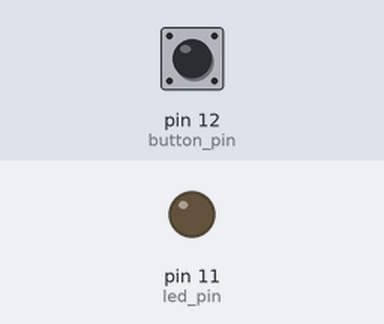
Recording of a sketch running on a simulated Arduino Uno, built with avr-gcc and run on an emulated ATmega328P. Shown: output pins drawn as LEDs (lit = HIGH). Inputs (shaded band) come from the test bench; at power-on: pin 12 (button_pin) LOW.

Above: at 1.2 s.
1.3 s: pin 12 (button_pin) pulled HIGH for 0.15 s
At 1.37 s:
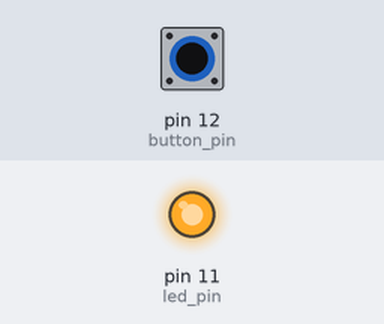
2.9 s: pin 12 (button_pin) pulled HIGH for 3.2 s
At 6.8 s:
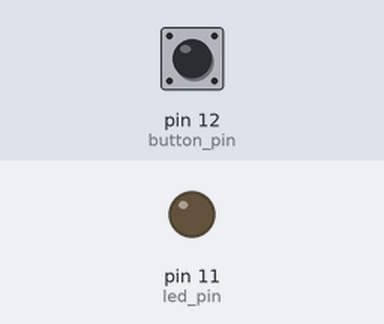
Timing chart, 0 to 8.3 s (numbered marks = the images above; inputs shaded):
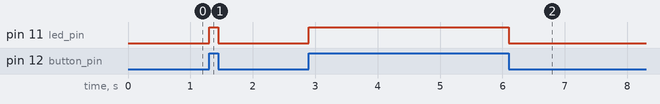

The sketch:

Sketch_2_Student.ino
```cpp
//this is a comment on one line

/*
this is a comment
on multiple lines
*/

//Variables (pins)

int led_pin = 11;         //LED is connected to pin 11
int button_pin = 12;      //Button is connected to pin 12

//start with setup routine to tell the arduino what to do with the pins

void setup() {
  pinMode(led_pin, OUTPUT);   //set led_pin to output to send electricity out
  pinMode(button_pin, INPUT); //set button_pin to input to sense electricity
}

//start the main loop

void loop() {
  //create a new variable and check the if the button is pressed.
  int button_state = digitalRead( button_pin );
  //digitalRead tells the arduino to check if there is voltage at a pin

  //check if there was voltage there.
  if(button_state == HIGH){
    //if there was, turn on the LED
    digitalWrite(led_pin, HIGH);
  }
  else{
    //if not, turn LED off
    digitalWrite(led_pin, LOW);
  }

}

// Hmh csy jmkyvi syx xli Giewev gmtliv?
// 4
```

Measured:
- after the input at 1.3 s, pin 11 (led_pin): LOW → HIGH at once, → LOW 0.15 s later
- after the input at 2.9 s, pin 11 (led_pin): LOW → HIGH at once, → LOW 3.2 s later
